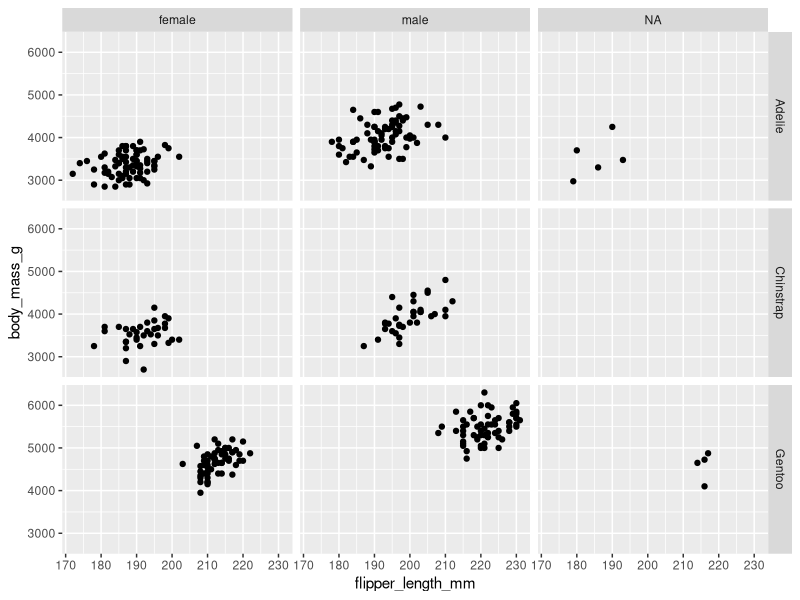
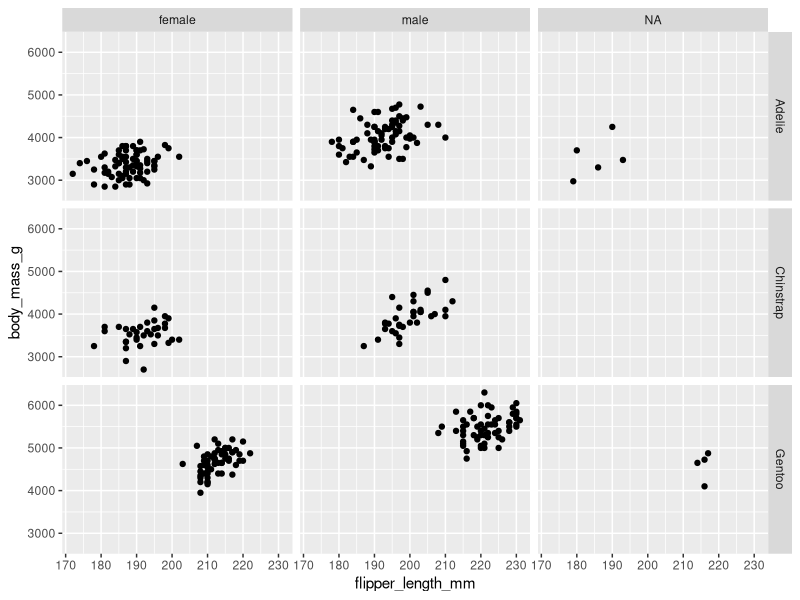

These charts were generated, in order, by the following R code:

            library(ggplot2)
            library(palmerpenguins)
            built_answer <- tryCatch(
                {
                    set.seed(42)
                    ggplot(penguins, aes(x = flipper_length_mm, y = body_mass_g)) + geom_point() + facet_grid(species ~ sex)
                    suppressWarnings(
                        if (!file.exists("/sandbox/figures/body-mass_flipper-length_scatter_facet_species_sex_answer.png")) {
                            ggsave(
                                width = 3,
                                height = 3,
                                "/sandbox/figures/body-mass_flipper-length_scatter_facet_species_sex_answer.png"
                            )
                        }
                    )
                    suppressWarnings(
                        ggplot_build(last_plot())
                    )
                },
                error = function(e) {
                    'ERROR'
                }
            )
            built_submission <- tryCatch(
                {
                    set.seed(42)
                    ggplot(penguins, aes(x = flipper_length_mm, y = body_mass_g)) + geom_point() + facet_grid(species ~ sex)
                    suppressWarnings(
                        ggsave(
                            width = 3,
                            height = 3,
                            "figures/body-mass_flipper-length_scatter_facet_species_sex_submission_command-a-plus.png"
                        )
                    )
                    suppressWarnings(
                        ggplot_build(last_plot())
                    )
                },
                error = function(e) {
                    'ERROR'
                }
            )
            cat(isTRUE(all.equal(built_answer, built_submission)))
        
